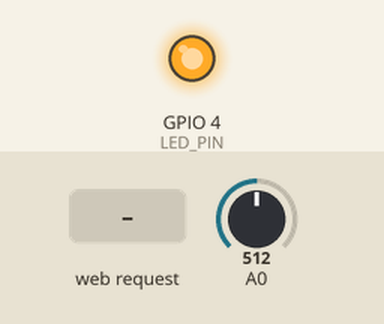
This sketch was run on a simulated ESP8266 (NodeMCU). On the bench: output pins drawn as LEDs (lit = HIGH). The inputs (shaded band) are chosen by the test bench; at power-on: A0 = 512. WiFi joins after 1.5 s; servers stay silent unless stated; what the sketch prints to the serial monitor is not drawn.

Above: at 2.7 s.
2.8 s: HTTP request GET /light1on received
At 4.0 s:
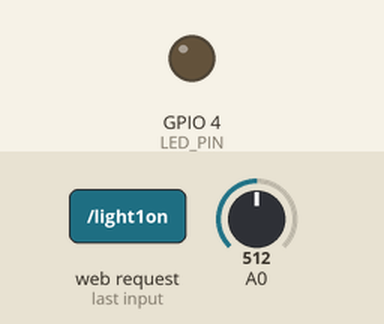
4.3 s: HTTP request GET /light1off received
At 5.2 s:
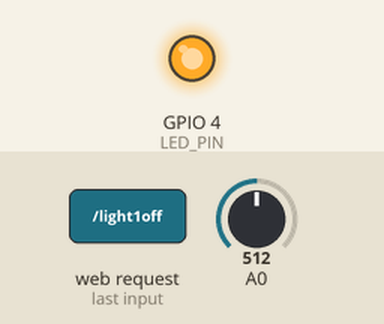
Timing chart, 0 to 7.3 s (numbered marks = the images above; inputs shaded):
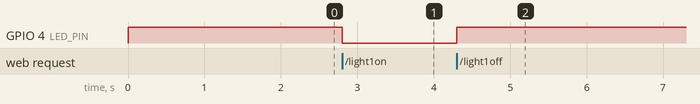

The sketch:

lab4.ino
```cpp
// TP4 - Partie 1: ESP8266 comme serveur web (boutons ON/OFF LED)
#include <ESP8266WiFi.h>

#define LED_PIN 4  // GPIO4 (D2 sur NodeMCU)

const char *ssid = "LabNetwork";
const char *password = "REDACTED_WIFI_PASSWORD";
String deviceName = "ESP8266";

WiFiServer server(80);

void handleRequest(const String &request) {
  if (request.indexOf("/light1on") > 0) {
    digitalWrite(LED_PIN, LOW);   // LED active bas
  }
  if (request.indexOf("/light1off") > 0) {
    digitalWrite(LED_PIN, HIGH);
  }
}

void webpage(WiFiClient &client) {
  client.println("HTTP/1.1 200 OK");
  client.println("Content-Type: text/html");
  client.println("Connection: close");
  client.println();
  client.println("<!DOCTYPE HTML>");
  client.println("<html>");
  client.println("<head>");
  client.println("<meta name='apple-mobile-web-app-capable' content='yes' />");
  client.println("<meta name='apple-mobile-web-app-status-bar-style' content='black-translucent' />");
  client.println("</head>");
  client.println("<body bgcolor='#70706F'>");
  client.println("<hr/><hr>");
  client.println("<h1 style='color:#3AAA35; text-align:center;'>" + deviceName + " Device Control</h1>");
  client.println("<hr/><hr><br><br>");
  client.println("<center>Pin A0 <input value='" + String(analogRead(A0)) + "' readonly></center>");
  client.println("<br><center>");
  client.println("Built-in LED ");
  client.println("<a href='/light1on'><button>Turn On</button></a>");
  client.println("<a href='/light1off'><button>Turn Off</button></a><br/>");
  client.println("</center><br><br>");
  client.println("<center><table border='5'><tr><td>LED is</td>");
  if (digitalRead(LED_PIN)) {
    client.println("<td>OFF</td>");
  } else {
    client.println("<td>ON</td>");
  }
  client.println("</tr></table></center>");
  client.println("</body></html>");
  delay(1);
}

void setup() {
  Serial.begin(115200);
  Serial.println();
  Serial.println(F("Initialize System"));
  Serial.print(F("Connecting to "));
  Serial.println(ssid);

  pinMode(LED_PIN, OUTPUT);
  pinMode(A0, INPUT);
  digitalWrite(LED_PIN, HIGH);  // LED eteinte au demarrage

  WiFi.begin(ssid, password);
  while (WiFi.status() != WL_CONNECTED) {
    delay(500);
    Serial.print(F("."));
  }

  server.begin();
  Serial.println();
  Serial.println(F("Web server initialized"));
  Serial.print(F("IP Address: "));
  Serial.println(WiFi.localIP());
}

void loop() {
  WiFiClient client = server.available();
  if (!client) {
    return;
  }

  while (!client.available()) {
    delay(1);
  }

  String request = client.readStringUntil('\r');
  Serial.println(request);
  client.flush();

  handleRequest(request);
  webpage(client);
}
```

Measured:
- after the input at 2.8 s, GPIO 4 (LED_PIN): HIGH → LOW at once
- after the input at 4.3 s, GPIO 4 (LED_PIN): LOW → HIGH at once
